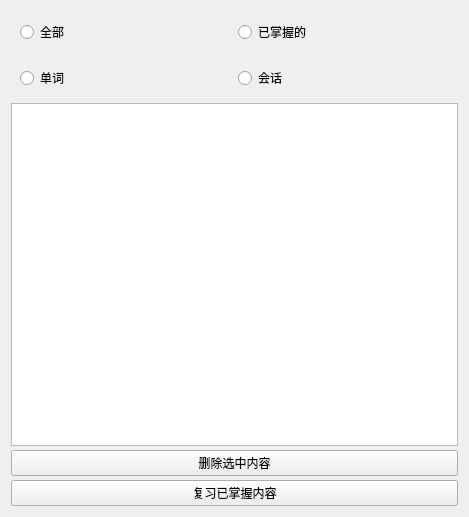
<?xml version="1.0" encoding="UTF-8"?>
<ui version="4.0">
 <class>VocabPage</class>
 <widget class="QWidget" name="VocabPage">
  <property name="windowModality">
   <enum>Qt::ApplicationModal</enum>
  </property>
  <property name="geometry">
   <rect>
    <x>0</x>
    <y>0</y>
    <width>469</width>
    <height>517</height>
   </rect>
  </property>
  <property name="windowTitle">
   <string>Form</string>
  </property>
  <layout class="QVBoxLayout" name="verticalLayout">
   <property name="spacing">
    <number>4</number>
   </property>
   <item>
    <widget class="QWidget" name="widget" native="true">
     <layout class="QHBoxLayout" name="horizontalLayout">
      <item>
       <widget class="QRadioButton" name="rb_all">
        <property name="text">
         <string>全部</string>
        </property>
       </widget>
      </item>
      <item>
       <widget class="QRadioButton" name="rb_masteredOnly">
        <property name="text">
         <string>已掌握的</string>
        </property>
       </widget>
      </item>
     </layout>
    </widget>
   </item>
   <item>
    <widget class="QWidget" name="widget_2" native="true">
     <layout class="QHBoxLayout" name="horizontalLayout_2">
      <item>
       <widget class="QRadioButton" name="rb_word">
        <property name="text">
         <string>单词</string>
        </property>
       </widget>
      </item>
      <item>
       <widget class="QRadioButton" name="rb_sentences">
        <property name="text">
         <string>会话</string>
        </property>
       </widget>
      </item>
     </layout>
    </widget>
   </item>
   <item>
    <widget class="QListWidget" name="listWidget"/>
   </item>
   <item>
    <widget class="QPushButton" name="pb_deleteSelect">
     <property name="text">
      <string>删除选中内容</string>
     </property>
    </widget>
   </item>
   <item>
    <widget class="QPushButton" name="pb_reviewMastered">
     <property name="text">
      <string>复习已掌握内容</string>
     </property>
    </widget>
   </item>
  </layout>
 </widget>
 <resources/>
 <connections/>
</ui>
